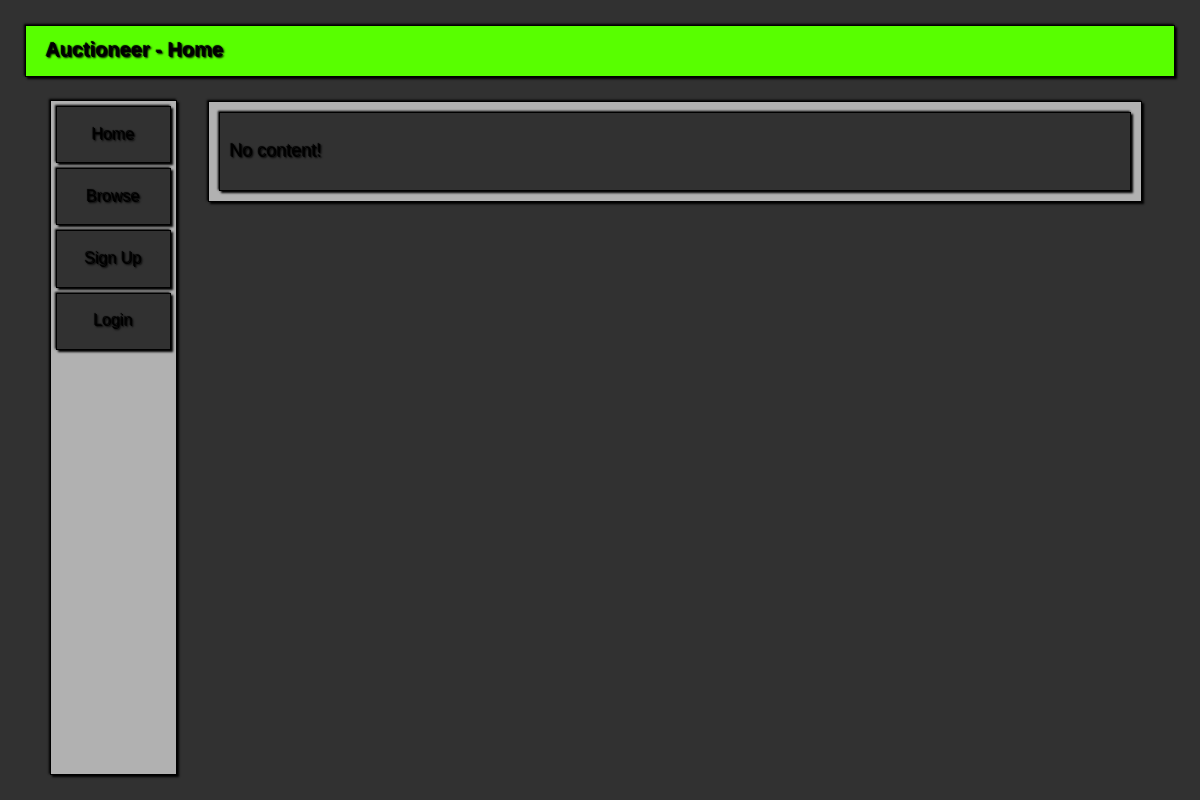
The app's page /auctioneer/, older data.
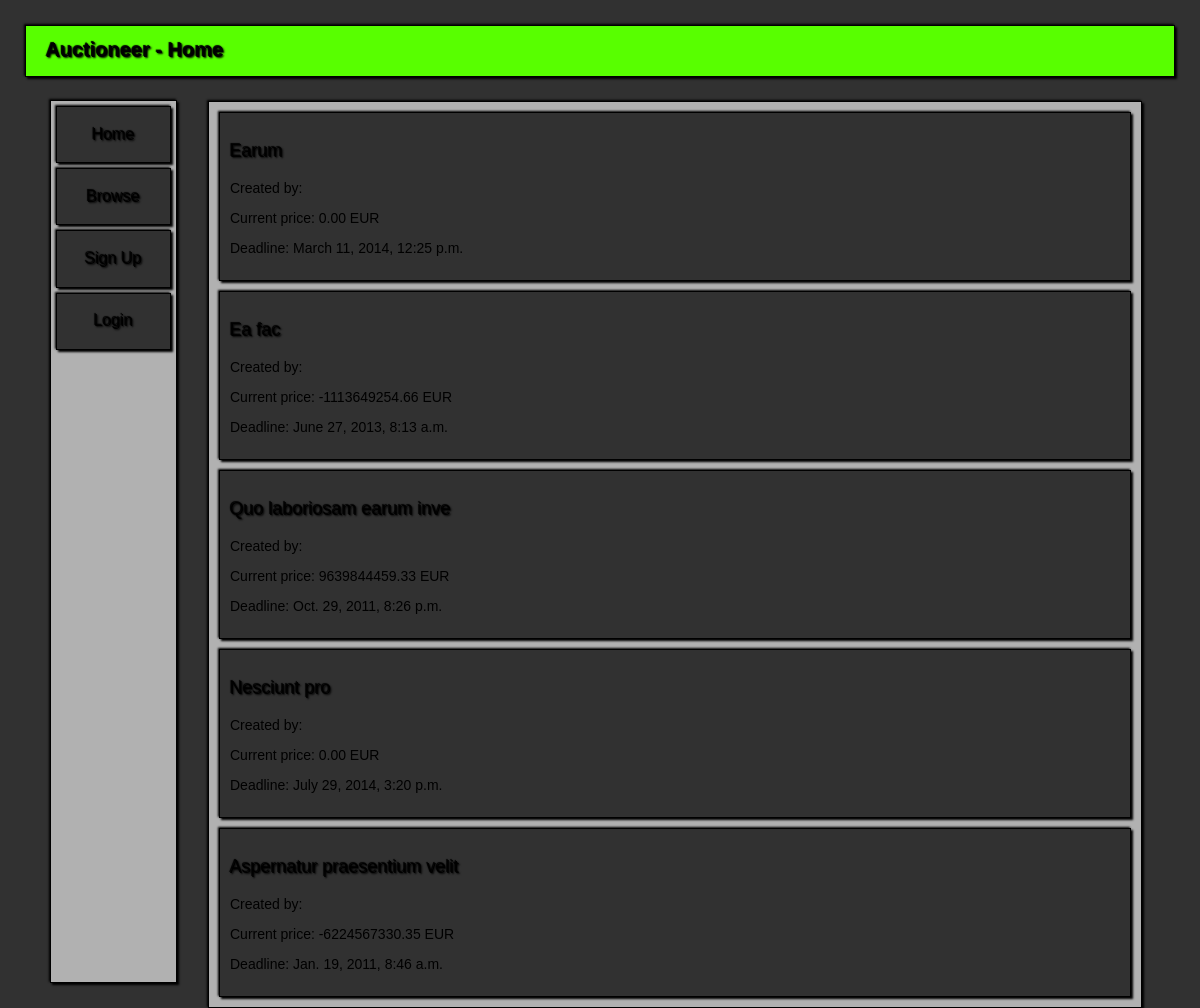
The same page, newer data.
### Auctioneer/models.py (models this page shows, shortened)
class Auctions(models.Model):
    seller = models.CharField(null=False, max_length=30)
    title = models.CharField(null=False, max_length=30)
    description = models.TextField(max_length=150)
    version = models.PositiveIntegerField(default=0)
    startingPrice = models.DecimalField(default=0.00, max_digits=12, decimal_places=2, validators=[MinValueValidator(0.00)])
    startDate = models.DateTimeField(null=False)
    stopDate = models.DateTimeField(null=False)
    banned = models.BooleanField(default=False)
    resolved = models.BooleanField(default=False)
    class Meta:
        permissions = (('ban_auctions', 'Can ban auctions.'),)
        ordering = ['startDate']
    @classmethod
    def get_latest(cls):
        try:
            return cls.objects.filter(banned=False, resolved=False).order_by('startDate')[:5]
        except:
            try:
                return cls.get_all()
            except:
                return None

class Bids(models.Model):
    auction = models.ForeignKey(Auctions)
    owner = models.CharField(max_length=30)
    amount = models.DecimalField(max_digits=12, decimal_places=2, validators=[MinValueValidator(0.00)])
    timestamp = models.DateTimeField()
    class Meta:
        ordering = ['-timestamp']

### Auctioneer/views.py (the view)
# urls.py: url(r'^auctioneer/$', home),
def home(request):
    content = Auctions.get_latest()
    is_logged_in = request.user.is_authenticated()
    return render_to_response('main.html', {'title': 'Home', 'is_logged_in': is_logged_in, 'content_list': content},
                              context_instance=RequestContext(request))

### templates/main.html (shortened to what this page needs)
{% load staticfiles %}
<!DOCTYPE HTML PUBLIC "-//W3C//DTD HTML 4.01 //EN" "http://www.w3.org/TR/html4/strict.dtd">
<html>
	<head>
		<link href="{% static "style_main.css"%}" rel="stylesheet" type="text/css">
	</head>
	<body>
		<div id=Container>
			<div id=PrimaryMenu>
				<h1>Auctioneer - {{ title }}</h1>
			</div>
            {% include "links.html" %}
			<div id=TopPatch>
			</div>
			<div id=Content>
                {% for content in content_list %}
                <div>
				    <h3>{{ content.title }}</h3>
                    <p>Created by: {{ content.seller }}</p>
                    {% with content.bids_set.all|first as bid %}
                    {% if bid %}
                    <p>Current price: {{ bid.amount }} EUR</p>
                    {% else %}
                    <p>Current price: {{ content.startingPrice }} EUR</p>
                    {% endif %}
                    {% endwith %}
                    <p>Deadline: {{ content.stopDate }}</p>
                </div>
                {% empty %}
                <div>
                    <h3>No content!</h3>
                </div>
                {% endfor %}
			</div>
		</div>
	</body>
</html>

### templates/links.html
<div id=SecondaryMenu>
    <div><h4><a href='/auctioneer/home/'>Home</a></h4></div>
    <div><h4><a href='/auctioneer/auctions/'>Browse</a></h4></div>
{% if is_logged_in %}
    <div><h4><a href='/auctioneer/account/auctions/'>My Auctions</a></h4></div>
    <div><h4><a href='/auctioneer/account/'>Account</a></h4></div>
    <div><h4><a href='/auctioneer/logout/'>Logout</a></h4></div>
{% else %}
    <div><h4><a href='/auctioneer/signup/'>Sign Up</a></h4></div>
    <div><h4><a href='/auctioneer/login/'>Login</a></h4></div>
{% endif %}
</div>

### Auctioneer/static/style_main.css (style rules this page uses)
body { font-family: Verdana, Geneva, sans-serif; font-size: 14px; color: #313131; background-color: #313131 }
p { font-family: Verdana, Geneva, sans-serif; color: #000000; width: 80%; }
div#Content div { position: relative; background-color: #313131; border: 1px solid #000000; box-shadow: 2px 2px 2px #000000, -1px -1px 2px #000000; margin: 10px; padding: 10px; }
h1 { font-family: Verdana, Geneva, sans-serif; font-size: 20px; font-weight: bold; color: #000000; text-shadow: 1px 1px 2px #000000, -1px -1px 1px #000000; }
h3 { font-family: Verdana, Geneva, sans-serif; font-size: 18px; font-weight: normal; color: #000000; text-shadow: 1px 1px 2px #000000, -1px -1px 1px #000000; }
#SecondaryMenu h4 { text-align: center; }
div h4 a:link { font-family: Verdana, Geneva, sans-serif; font-size: 16px; font-weight: normal; color: #000000; text-decoration: none; text-shadow: 1px 1px 2px #000000, -1px -1px 1px #000000; }
#SecondaryMenu div { margin: 5px; background-color: #313131; border: 1px solid #000000; box-shadow: 2px 2px 2px #000000, -1px -1px 2px #000000; }
#Container { position: relative; width: 100%; height: 100%; z-index: 1; }
#PrimaryMenu { position: fixed; background-color: #58FF00; top: 25px; left: 25px; right: 25px; height: 50px; z-index: 3; padding-left: 20px; padding-right: 20px; border: 1px solid #000000; font-weight: normal; box-shadow: 2px 2px 2px #000000, -1px -1px 2px #000000; }
#SecondaryMenu { position: fixed; background-color: #B1B1B1; top: 100px; left: 50px; bottom: 25px; width: 125px; z-index: 3; border: 1px solid #000000; font-weight: normal; box-shadow: 2px 2px 2px #000000, -1px -1px 2px #000000; }
#TopPatch { position: fixed; background-color: #313131; top: 0; left: 0; right: 0; height: 25px; z-index: 2; }
#Content { position: absolute; background-color: #B1B1B1; left: 200px; right: 50px; top: 93px; border: 1px solid #000000; box-shadow: 2px 2px 2px #000000, -1px -1px 2px #000000; }

Row changes from the older to the newer data that the page shows:
added Auctions: title "Earum", startingPrice "0.00", stopDate "March 11, 2014, 12:25 p.m."
added Auctions: title "Ea fac", stopDate "June 27, 2013, 8:13 a.m."
added Bids: amount "-1113649254.66"
added Auctions: title "Quo laboriosam earum inve", stopDate "Oct. 29, 2011, 8:26 p.m."
added Bids: amount "9639844459.33"
added Auctions: title "Nesciunt pro", startingPrice "0.00", stopDate "July 29, 2014, 3:20 p.m."
added Auctions: title "Aspernatur praesentium velit", stopDate "Jan. 19, 2011, 8:46 a.m."
added Bids: amount "-6224567330.35"
Text that changed along with them:
text no longer shown: "No content!"
